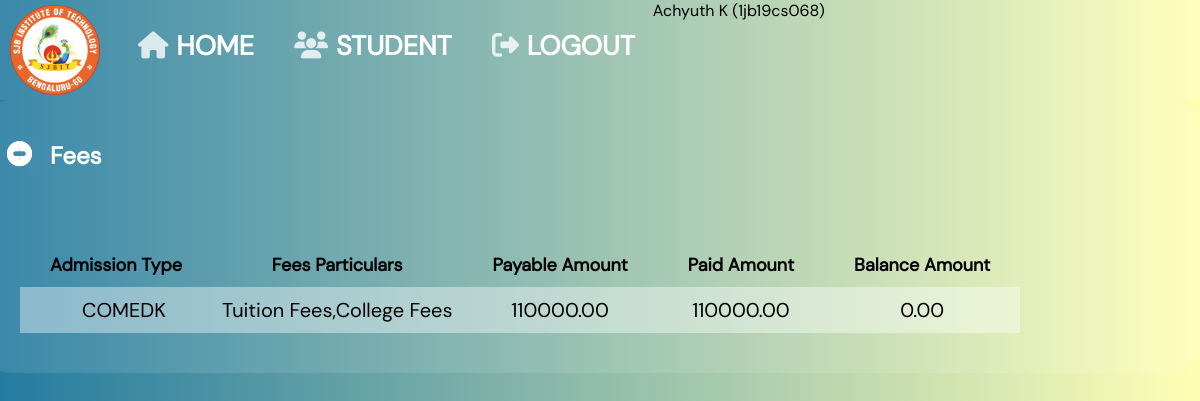
Page /studentview_fees.php (signed in) on the committed database.
### tables this page shows
CREATE TABLE IF NOT EXISTS `studentslist` (
  `StudentID` varchar(10) NOT NULL,
  `StudentName` varchar(30) NOT NULL,
  `Password` varchar(15) NOT NULL,
  `StudentYear` varchar(15) NOT NULL,
  `AdmissionType` varchar(15) NOT NULL,
  `StudentPhoneNumber` bigint NOT NULL,
  `DeptID` int NOT NULL,
  `DOB` date NOT NULL,
  `StudentAge` int NOT NULL,
  `StudentGender` varchar(10) NOT NULL,
  `StudentResidence` varchar(15) NOT NULL,
  `CETorCOMEDKrank` bigint NOT NULL,
  `SSLCmarks` int NOT NULL,
  `SSLCpercentage` decimal(4,2) NOT NULL,
  `PUCmarks` int NOT NULL,
  `PUCpercentage` decimal(4,2) NOT NULL,
  `ProcID` varchar(10) NOT NULL,
  PRIMARY KEY (`StudentID`),
  KEY `dept` (`DeptID`),
  KEY `proc` (`ProcID`)
);

CREATE TABLE IF NOT EXISTS `fees` (
  `FeesID` int NOT NULL,
  `StudentID` varchar(10) NOT NULL,
  `FeeParticulars` varchar(50) NOT NULL,
  `FeesToBePaid` decimal(9,2) NOT NULL,
  `FeesPaid` decimal(9,2) NOT NULL,
  `DueAmount` decimal(9,2) NOT NULL,
  `FeesStatus` varchar(20) NOT NULL,
  PRIMARY KEY (`FeesID`),
  KEY `student` (`StudentID`)
);

### studentview_fees.php (the view, shortened to what this page needs)
<?php
include("conn.php");
?>
<!DOCTYPE html>
<html>
<head>
	<link rel="stylesheet" type="text/css" href="CSS/studatabase.css">
	<link rel="stylesheet" type="text/css" href="./css/all.css">
</head>
<body>
	<div>
        <nav>
            <div style="display: inline-block;" class="image">
            <img src="./images/sjbicon1.png" style="width: 90px;">
            </div>
            <ul class="list">
				<li><a href="./studentview.php" class="active5"><i class="fas fa-home"style="color: white;opacity:0.8;font-size:27px;"></i> <b style="font-size:27px;">Home</b></a></li>
                <li><a href="./studentlogin.php" class="active6"><i class="fas fa-users" style="color:white;opacity:0.8;font-size: 27px;"></i> <b style="font-size:27px;">Student</b></a></li>
				<li><a href="./studentlogin.php" class="active6"><i class="fas fa-sign-out-alt" style="color:white;opacity:0.8;font-size: 27px;"></i> <b style="font-size:27px;">Logout</b></a></li>
            </ul>
            <?php
				$studid=$_SESSION['Student_ID'];
				$query=mysqli_query($conn,"select StudentName from studentslist where StudentID='$studid'");
				$run=mysqli_fetch_array($query);
				echo $run['StudentName'];echo ' ('.$studid.')';
                $query1="select st.AdmissionType,f.FeeParticulars,f.FeesToBePaid,f.FeesPaid,f.DueAmount from studentslist st,fees f where st.StudentID=f.StudentID and st.StudentID='$studid'";
                $data1 = mysqli_query($conn,$query1) or die(mysqli_error($conn));
                $total1 = mysqli_num_rows($data1);
			?>
        </nav>
    </div>
	<div class="container">
		<label for="check">
			<span class="fas fa-arrow-alt-circle-left" id="times"></span>
			<span class="fas fa-arrow-alt-circle-right" id="bars"></span>
		</label>
	</div>
    <section class="table">
    	<div>
    	<h1 style="padding-bottom: 30px;padding-left: 30px;color:white;">Fees</h1>
    	</div>
		<br><br>
    	<table border="1" style="border-collapse: collapse; padding-top: 50px;">
    		<tr>
    			<th>Admission Type</th>
    			<th>Fees Particulars</th>
    			<th>Payable Amount</th>
    			<th>Paid Amount</th>
    			<th>Balance Amount</th>
    	    </tr>
            <?php
                if($total1!=0){
                    while($result=mysqli_fetch_assoc($data1)){
                        echo"
                        <tr>
                            <td id='data'>&nbsp;&nbsp;&nbsp;".$result['AdmissionType']."</td>
                            <td>".$result['FeeParticulars']."</td>
                            <td>".$result['FeesToBePaid']."</td>
                            <td>".$result['FeesPaid']."</td>
                            <td>".$result['DueAmount']."</td>
                            </tr>
                            ";
                    }
                }
                else{
                    echo"No record found";
                }
?>
    	</table>
    </section>
</body>
</html>

### css/studatabase.css (style rules this page uses)
* { margin: 0; padding: 0; box-sizing: border-box; font-family: 'DM Sans', 'Lucida Sans Regular', 'Lucida Grande', 'Lucida Sans Unicode', Geneva, Verdana, sans-serif; }
.image { float: left; padding-top: 5px; padding-left: 10px; }
html { background-image:linear-gradient(to right,#247ba0,#ffffb5);; }
body { font-family: 'DM Sans', 'Lucida Sans Regular', 'Lucida Grande', 'Lucida Sans Unicode', Geneva, Verdana, sans-serif; }
nav { width: 1030; height: 100px; background-color: rgba(255,255,255,0.1); border: transparent; font-family: 'DM Sans', 'Lucida Sans Regular', 'Lucida Grande', 'Lucida Sans Unicode', Geneva, Verdana, sans-serif; }
nav ul { float: left; margin-left: 20px; }
nav ul li { display: inline-block; line-height: 90px; margin: 0 5px; }
nav ul li a { color: white; font-size: 30px; padding: 7px 13px; border-radius: 10px; text-decoration: none; text-transform: uppercase; font-family: 'DM Sans', 'Lucida Sans Regular', 'Lucida Grande', 'Lucida Sans Unicode', Geneva, Verdana, sans-serif; }
.container { height: 100%; width: 250px; position: absolute; background: transparent; z-index: 1; transition: 0.5s ease; transform: translateX(-250px); margin-top: 20px; }
span { position: absolute; right: -40px; top: 15px; height: 40px; font-size: 25px; border-radius: 2px; color: #fff; padding: 7px 8px; cursor: pointer; background: rgba(255,255,255,0.01); }
#bars { background:transparent; }
.table { padding-top: 50px; padding-left: 20px; transition: all .5s; background: rgb(255,255,255,0.1); padding: 2.5rem 2.5rem; border-radius: 2rem; margin-top: auto; margin-left: -20px; font-family: 'DM Sans', 'Lucida Sans Regular', 'Lucida Grande', 'Lucida Sans Unicode', Geneva, Verdana, sans-serif; }
tbody tr:nth-child(even) { background-color: rgba(255,255,255,0.4); }
.table table tr th { padding-left: 30px; padding-right: 30px; padding-top: 10px; padding-bottom: 10px; background-color: transparent; border: transparent; border-collapse: collapse; border-style:hidden; font-size:18px; text-align: center; }
.table table tr td { padding-left: 10px; padding-right: 10px; padding-top: 10px; padding-bottom: 10px; border: transparent; border-style: hidden; font-size:20px; text-align: center; font-family: 'DM Sans', 'Lucida Sans Regular', 'Lucida Grande', 'Lucida Sans Unicode', Geneva, Verdana, sans-serif; }

### css/all.css (style rules this page uses)
.fa, .fas, .far, .fal, .fad, .fab { -moz-osx-font-smoothing: grayscale; -webkit-font-smoothing: antialiased; display: inline-block; font-style: normal; font-variant: normal; text-rendering: auto; line-height: 1; }
.fa-arrow-alt-circle-left:before { content: "\f359"; }
.fa-arrow-alt-circle-right:before { content: "\f35a"; }
.fa-home:before { content: "\f015"; }
.fa-sign-out-alt:before { content: "\f2f5"; }
.fa-users:before { content: "\f0c0"; }
.fa, .fas { font-family: 'Font Awesome 5 Free'; font-weight: 900; }

### rows in the picture
studentslist: StudentName "Achyuth K"
fees: StudentID.AdmissionType "COMEDK", FeeParticulars "Tuition Fees,College Fees", FeesToBePaid "110000.00", FeesPaid "110000.00", DueAmount "0.00"

### other values in the picture
$studid "1jb19cs068"
